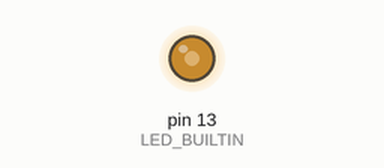
A sketch run on a simulated Arduino Uno, built with avr-gcc and run on an emulated ATmega328P. On the bench: output pins drawn as LEDs (lit = HIGH).

Above: at 0.1 s.
Timing chart, 0 to 1.6 s (numbered marks = the images above):
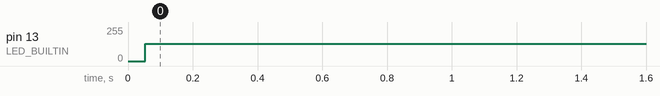

Measured:
- by itself, pin 13 (LED_BUILTIN): 0/255 → 130/255 at 0.05 s

The sketch:

blink_5hz.ino
```cpp
void setup() {
  pinMode(LED_BUILTIN, OUTPUT);
}

void loop() {
  digitalWrite(LED_BUILTIN, HIGH);
  delayMicroseconds(200000);
  digitalWrite(LED_BUILTIN, LOW);
  delayMicroseconds(200000);
}
```
